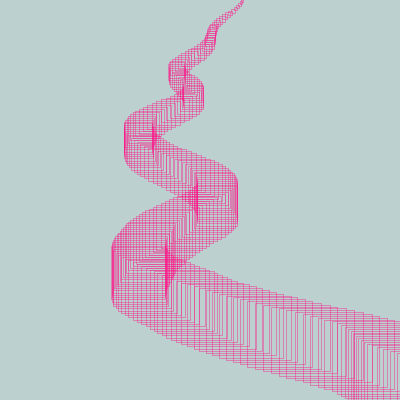
Frame 1 (no input)
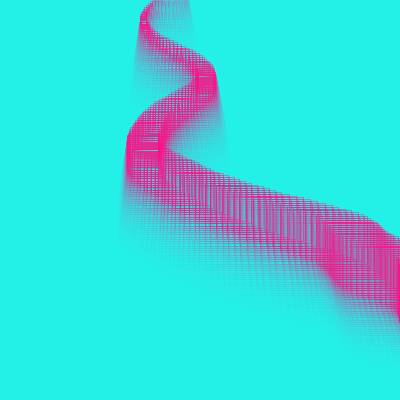
Frame 60 (the mouse pressed at the canvas centre just before this capture)
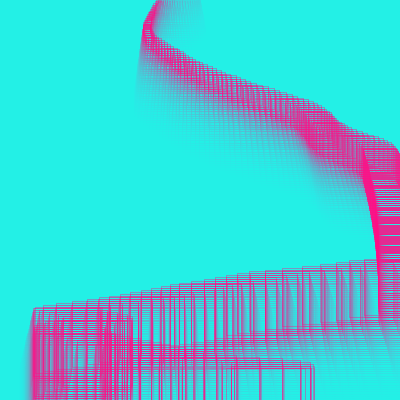
Frame 120 (the mouse held since frame 60 and released just before this capture)

The Processing sketch that drew these frames (run headless with seeded random() and noise(); from frame 60 on, the mouse is pressed at the canvas centre):

// Processing sketch: processing_57810
// ── processing_57810.pde

// Ryanne Hollies
// PS3-4

float line1[] = new float[200];

float dia;

float value = 0;
void setup() {
  size(400, 400);


  for (int i = 0; i < line1.length; i++) {
    value+= .01;
    line1[i] = map( noise(value), 0, 1, 0, height);
  }
  smooth();
  frameRate(60);
}



void draw() {
  noStroke();
  fill(30, 240, 230, 25);
  rect(0, 0, width, height);

  value += map(mouseX, 0, width, .001, 0.05);
  float nvalue = noise(value);
  float new_y = map(nvalue, 0, 1, 0, width);

  shiftAndAdd(line1, new_y);


  float x1, y1, x2, y2, radius;
  strokeWeight(0.5);
  noFill();
  int offset = 30;
  for (int i = 0; i < line1.length; i++) {
    x1 = map(i, 0, line1.length, 0, width-offset);
    y1 = line1[i];
    dia = map(i, 0, line1.length, 2, 80);
    y1 -= width/2;
    y1 *= (i+width/2)/(float)line1.length;
    y1 += width/2;
    stroke(255, 13, 134, 200);
    rect(y1, x1, dia, dia);
  }
}

void shiftAndAdd(float a[], float value) {
  int a_length = a.length;
  System.arraycopy(a, 1, a, 0, a_length-1);
  a[a_length-1] = value;
}
